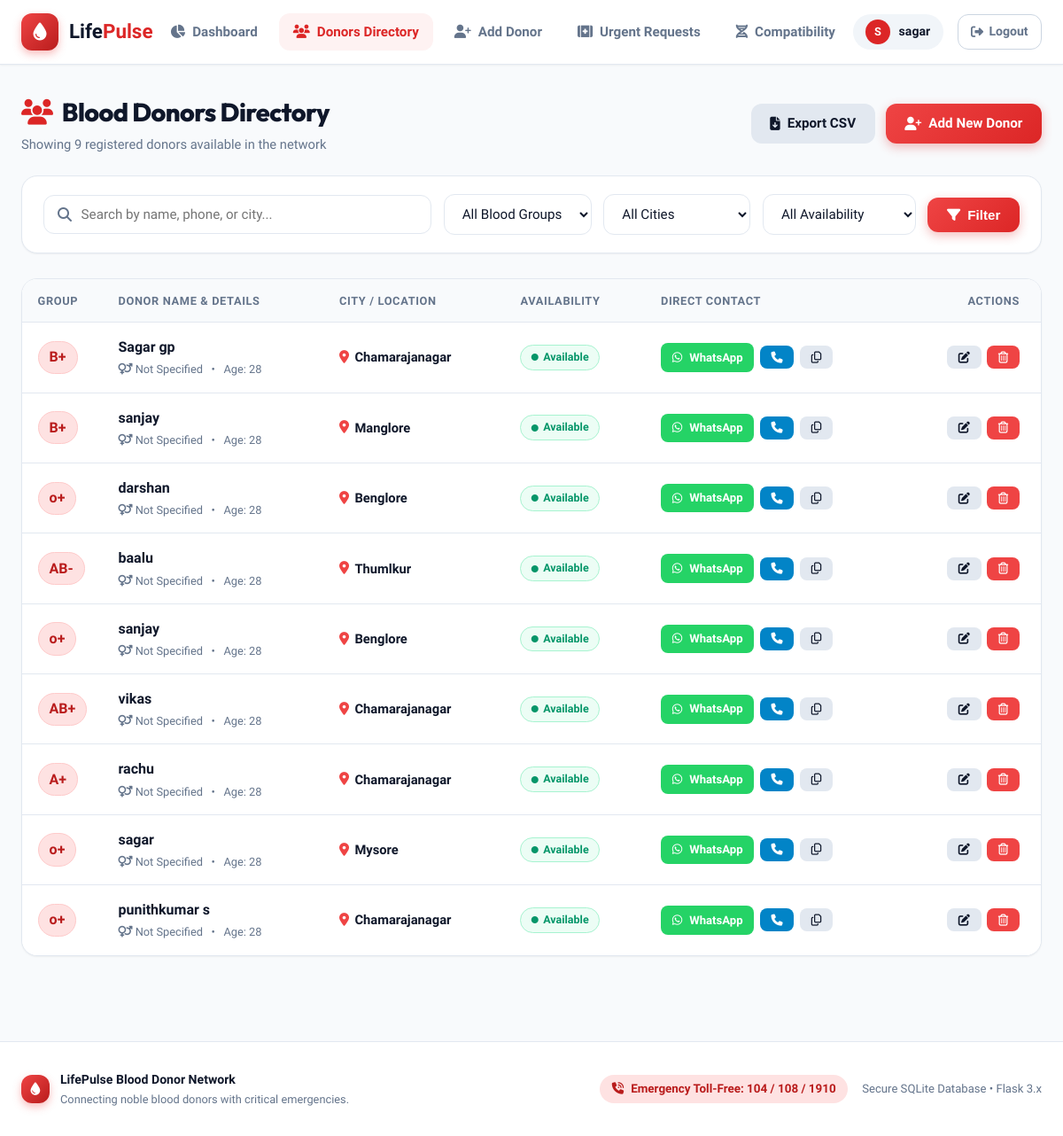
Page /donors (signed in) on the earlier database version.
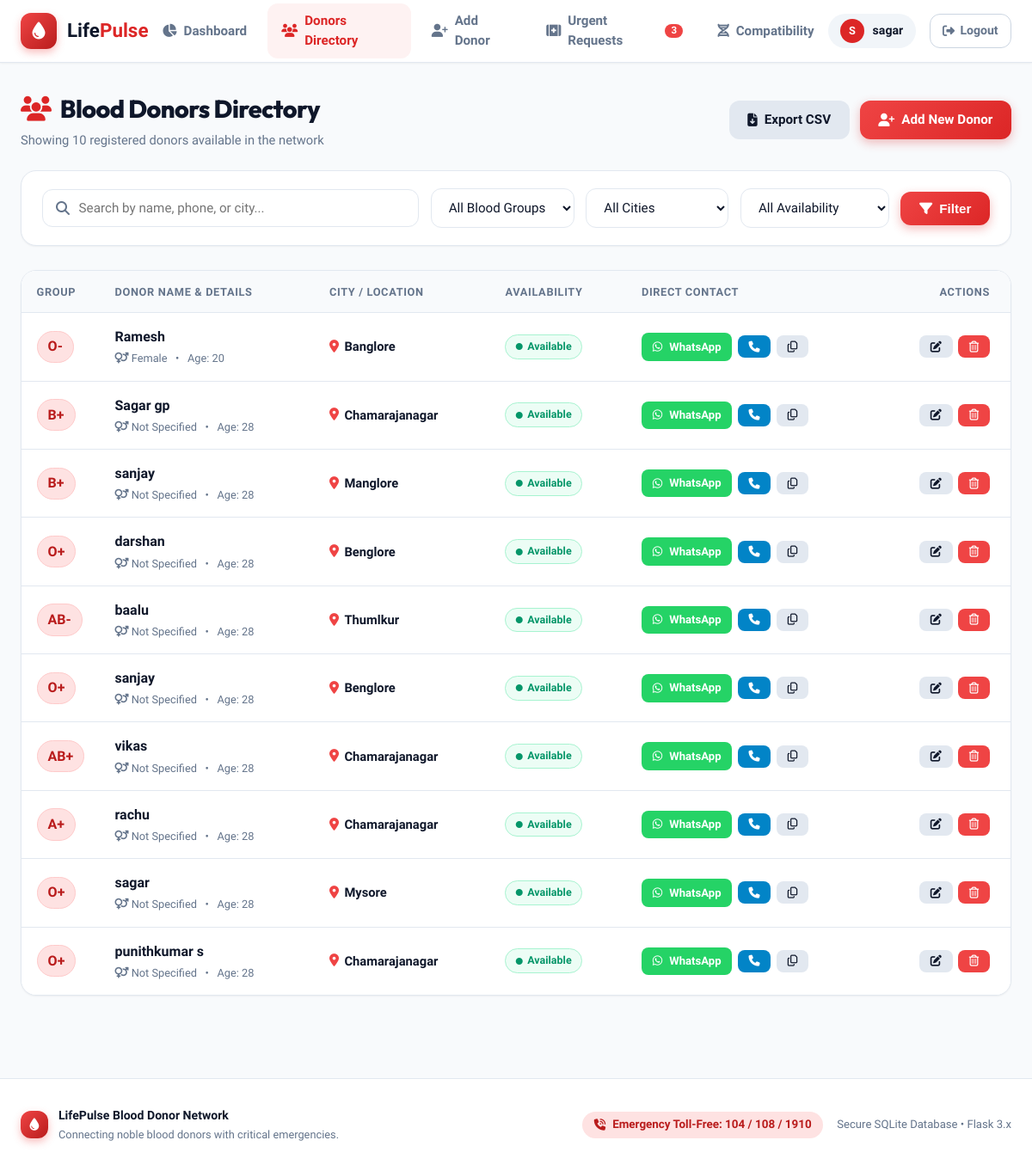
Same page on the later database version.
### tables this page shows
CREATE TABLE donors(
        id INTEGER PRIMARY KEY,
        name TEXT NOT NULL,
        blood TEXT NOT NULL,
        phone TEXT NOT NULL,
        city TEXT NOT NULL
    , age INTEGER DEFAULT 28, gender TEXT DEFAULT 'Not Specified', status TEXT DEFAULT 'Available', last_donated TEXT DEFAULT '', total_donations INTEGER DEFAULT 1);

### app.py (the view)
@app.route("/donors")
def donors_directory():
    if "user" not in session:
        return redirect("/login")
    blood_filter = request.args.get("blood", "").strip().upper()
    city_filter = request.args.get("city", "").strip()
    status_filter = request.args.get("status", "").strip()
    search_q = request.args.get("q", "").strip()
    conn = get_db()
    c = conn.cursor()
    c.execute("SELECT DISTINCT city FROM donors WHERE city IS NOT NULL AND city != '' ORDER BY city ASC")
    cities = [r["city"] for r in c.fetchall()]
    query = "SELECT * FROM donors WHERE 1=1"
    params = []
    if blood_filter:
        query += " AND UPPER(blood) = ?"
        params.append(blood_filter)
    if city_filter:
        query += " AND LOWER(city) = ?"
        params.append(city_filter.lower())
    if status_filter:
        query += " AND status = ?"
        params.append(status_filter)
    if search_q:
        query += " AND (name LIKE ? OR phone LIKE ? OR city LIKE ?)"
        wildcard = f"%{search_q}%"
        params.extend([wildcard, wildcard, wildcard])
    query += " ORDER BY id DESC"
    c.execute(query, params)
    donors = c.fetchall()
    conn.close()
    return render_template(
        "view.html",
        donors=donors,
        cities=cities,
        selected_blood=blood_filter,
        selected_city=city_filter,
        selected_status=status_filter,
        query_q=search_q
    )

### app.py (called while the page is built)
def get_db():
    conn = sqlite3.connect(DATABASE)
    conn.row_factory = sqlite3.Row
    return conn

@app.context_processor
def inject_global_data():
    pending_count = 0
    if "user" in session:
        try:
            conn = get_db()
            c = conn.cursor()
            c.execute("SELECT COUNT(*) as cnt FROM blood_requests WHERE status='Pending'")
            row = c.fetchone()
            if row:
                pending_count = row["cnt"]
            conn.close()
        except:
            pass
    return dict(pending_requests_count=pending_count)

### templates/view.html (shortened to what this page needs)
{% extends "base.html" %}
{% block content %}
<div style="display: flex; justify-content: space-between; align-items: center; margin-bottom: 1.5rem; flex-wrap: wrap; gap: 1rem;">
    <div>
        <h1 style="font-size: 1.8rem; font-weight: 800; color: var(--secondary); display: flex; align-items: center; gap: 0.65rem;">
            <i class="fa-solid fa-users" style="color: var(--primary);"></i>
            Blood Donors Directory
        </h1>
        <p style="color: var(--text-muted); font-size: 0.92rem; margin-top: 0.25rem;">
            Showing {{ donors|length }} registered donor{{ 's' if donors|length != 1 else '' }} available in the network
        </p>
    </div>
    <div style="display: flex; gap: 0.75rem; align-items: center;">
        <a href="/export_csv" class="btn btn-secondary" title="Export as CSV spreadsheet">
            <i class="fa-solid fa-file-arrow-down"></i> Export CSV
        </a>
        <a href="/add_donor" class="btn btn-primary">
            <i class="fa-solid fa-user-plus"></i> Add New Donor
        </a>
    </div>
</div>
<div class="toolbar-card">
    <form method="GET" action="/donors" class="toolbar-grid">
        <div class="search-input-wrap">
            <i class="fa-solid fa-magnifying-glass"></i>
            <input type="text" name="q" value="{{ query_q }}" class="form-control" placeholder="Search by name, phone, or city...">
        </div>
        <div style="min-width: 150px;">
            <select name="blood" class="form-select">
                <option value="">All Blood Groups</option>
            </select>
        </div>
        <div style="min-width: 150px;">
            <select name="city" class="form-select">
                <option value="">All Cities</option>
            </select>
        </div>
        <div style="min-width: 160px;">
            <select name="status" class="form-select">
                <option value="">All Availability</option>
            </select>
        </div>
        <div style="display: flex; gap: 0.5rem;">
            <button type="submit" class="btn btn-primary">
                <i class="fa-solid fa-filter"></i> Filter
            </button>
        </div>
    </form>
</div>
<div class="card" style="padding: 0; overflow: hidden;">
    {% if donors and donors|length > 0 %}
    <div class="table-responsive" style="border: none;">
        <table class="custom-table">
            <thead>
                <tr>
                    <th style="width: 80px;">Group</th>
                    <th>Donor Name & Details</th>
                    <th>City / Location</th>
                    <th>Availability</th>
                    <th>Direct Contact</th>
                    <th style="text-align: right; padding-right: 1.5rem;">Actions</th>
                </tr>
            </thead>
            <tbody>
                {% for d in donors %}
                <tr>
                    <td>
                        <span class="blood-pill" style="font-size: 1rem; padding: 0.35rem 0.75rem;">
                            {{ d.blood }}
                        </span>
                    </td>
                    <td>
                        <div style="font-weight: 700; font-size: 1rem; color: var(--secondary);">
                            {{ d.name }}
                        </div>
                        <div style="font-size: 0.8rem; color: var(--text-muted); display: flex; gap: 0.6rem; align-items: center; margin-top: 0.2rem;">
                            <span><i class="fa-solid fa-venus-mars"></i> {{ d.gender if d.gender else 'Not Specified' }}</span>
                            <span>&bull;</span>
                            <span>Age: {{ d.age if d.age else '25' }}</span>
                        </div>
                    </td>
                    <td>
                        <div style="display: flex; align-items: center; gap: 0.4rem; font-weight: 600; color: var(--secondary);">
                            <i class="fa-solid fa-location-dot" style="color: #ef4444;"></i>
                            <span>{{ d.city|title }}</span>
                        </div>
                    </td>
                    <td>
                        {% if d.status == 'Available' %}
                            <span class="status-badge status-available">
                                <i class="fa-solid fa-circle" style="font-size: 0.5rem;"></i> Available
                            </span>
                        {% elif d.status == 'Donated Recently' %}
                            <span class="status-badge status-recent">
                                <i class="fa-solid fa-clock" style="font-size: 0.65rem;"></i> Donated Recently
                            </span>
                        {% else %}
                            <span class="status-badge status-unavailable">
                                <i class="fa-solid fa-ban" style="font-size: 0.65rem;"></i> Unavailable
                            </span>
                        {% endif %}
                    </td>
                    <td>
                        <div style="display: flex; gap: 0.4rem; align-items: center;">
                            <a href="https://wa.me/91{{ d.phone|replace(' ', '')|replace('-', '') }}?text=Hello%20{{ d.name }}%2C%20we%20found%20your%20profile%20on%20LifePulse%20Blood%20Network.%20Are%20you%20available%20to%20donate%20{{ d.blood }}%20blood%20in%20{{ d.city }}%3F"
                               target="_blank" class="btn btn-sm btn-whatsapp" title="Send WhatsApp Message">
                                <i class="fa-brands fa-whatsapp"></i> WhatsApp
                            </a>
                            <a href="tel:{{ d.phone }}" class="btn btn-sm btn-call" title="Call Donor">
                                <i class="fa-solid fa-phone"></i>
                            </a>
                            <button onclick="copyToClipboard('{{ d.phone }}', '{{ d.name }}\'s phone')" class="btn btn-sm btn-secondary" title="Copy Phone Number">
                                <i class="fa-regular fa-copy"></i>
                            </button>
                        </div>
                    </td>
                    <td style="text-align: right; padding-right: 1.5rem;">
                        <div style="display: inline-flex; gap: 0.4rem;">
                            <a href="/edit/{{ d.id }}" class="btn btn-sm btn-secondary" title="Edit Donor Information">
                                <i class="fa-solid fa-pen-to-square"></i>
                            </a>
                            <button onclick="confirmDelete('{{ d.id }}', '{{ d.name }}')" class="btn btn-sm btn-danger" title="Delete Donor">
                                <i class="fa-regular fa-trash-can"></i>
                            </button>
                        </div>
                    </td>
                </tr>
                {% endfor %}
            </tbody>
        </table>
    </div>
    {% endif %}
</div>
{% endblock %}

### templates/base.html (shortened to what this page needs)
<!DOCTYPE html>
<html lang="en">
<head>
    <link rel="stylesheet" href="https://cdnjs.cloudflare.com/ajax/libs/font-awesome/6.5.1/css/all.min.css">
    <link rel="stylesheet" href="{{ url_for('static', filename='style.css') }}">
</head>
<body>
    <nav class="navbar">
        <div class="nav-container">
            <a href="/" class="brand-logo">
                <div class="brand-icon">
                    <i class="fa-solid fa-droplet"></i>
                </div>
                <span>Life<span style="color: var(--primary);">Pulse</span></span>
            </a>
            <ul class="nav-links" id="navLinks">
                <li class="nav-item">
                    <a href="/" class="{% if request.path == '/' %}active{% endif %}">
                        <i class="fa-solid fa-chart-pie"></i> Dashboard
                    </a>
                </li>
                <li class="nav-item">
                    <a href="/donors" class="{% if request.path == '/donors' or request.path == '/view' %}active{% endif %}">
                        <i class="fa-solid fa-users"></i> Donors Directory
                    </a>
                </li>
                <li class="nav-item">
                    <a href="/add_donor" class="{% if request.path == '/add_donor' %}active{% endif %}">
                        <i class="fa-solid fa-user-plus"></i> Add Donor
                    </a>
                </li>
                <li class="nav-item">
                    <a href="/requests" class="{% if request.path == '/requests' %}active{% endif %}">
                        <i class="fa-solid fa-kit-medical"></i> Urgent Requests
                        {% if pending_requests_count is defined and pending_requests_count > 0 %}
                            <span class="nav-badge">{{ pending_requests_count }}</span>
                        {% endif %}
                    </a>
                </li>
                <li class="nav-item">
                    <a href="/compatibility" class="{% if request.path == '/compatibility' %}active{% endif %}">
                        <i class="fa-solid fa-dna"></i> Compatibility
                    </a>
                </li>
            </ul>
            <div class="nav-user">
                {% if session.get('user') %}
                    <div class="user-pill" title="Logged in user">
                        <div class="user-avatar">
                            {{ session.get('user', 'U')[0]|upper }}
                        </div>
                        <span>{{ session.get('user') }}</span>
                    </div>
                    <a href="/logout" class="btn-logout" title="Sign Out">
                        <i class="fa-solid fa-right-from-bracket"></i>
                        <span>Logout</span>
                    </a>
                {% else %}
                    <a href="/login" class="btn btn-primary btn-sm">Login</a>
                {% endif %}
            </div>
        </div>
    </nav>
    <main class="main-wrapper">
        {% block content %}{% endblock %}
    </main>
    <footer class="footer">
        <div class="footer-container">
            <div style="display: flex; align-items: center; gap: 0.75rem;">
                <div class="brand-icon" style="width: 32px; height: 32px; font-size: 0.9rem;">
                    <i class="fa-solid fa-droplet"></i>
                </div>
                <div>
                    <strong style="color: var(--secondary);">LifePulse Blood Donor Network</strong>
                    <p style="font-size: 0.8rem; margin-top: 0.15rem;">Connecting noble blood donors with critical emergencies.</p>
                </div>
            </div>
            <div style="display: flex; align-items: center; gap: 1rem; flex-wrap: wrap;">
                <div class="emergency-pill">
                    <i class="fa-solid fa-phone-volume"></i> Emergency Toll-Free: 104 / 108 / 1910
                </div>
                <span style="font-size: 0.82rem;">Secure SQLite Database • Flask 3.x</span>
            </div>
        </div>
    </footer>
</body>
</html>

Differences in the rows shown:
changed donors "sagar": blood "o+" → "O+"
added donors: blood "O-", name "Ramesh", gender "Female", age "20", city "Banglore", status "Available" (drawn)
changed donors "darshan": blood "o+" → "O+"
changed donors (number 7 of 10 on the later page): blood "o+" → "O+"
changed donors "punithkumar s": blood "o+" → "O+"
Other differences:
{{ pending_requests_count }}: (not shown) → "3"
{{ donors|length }}: "9" → "10"
